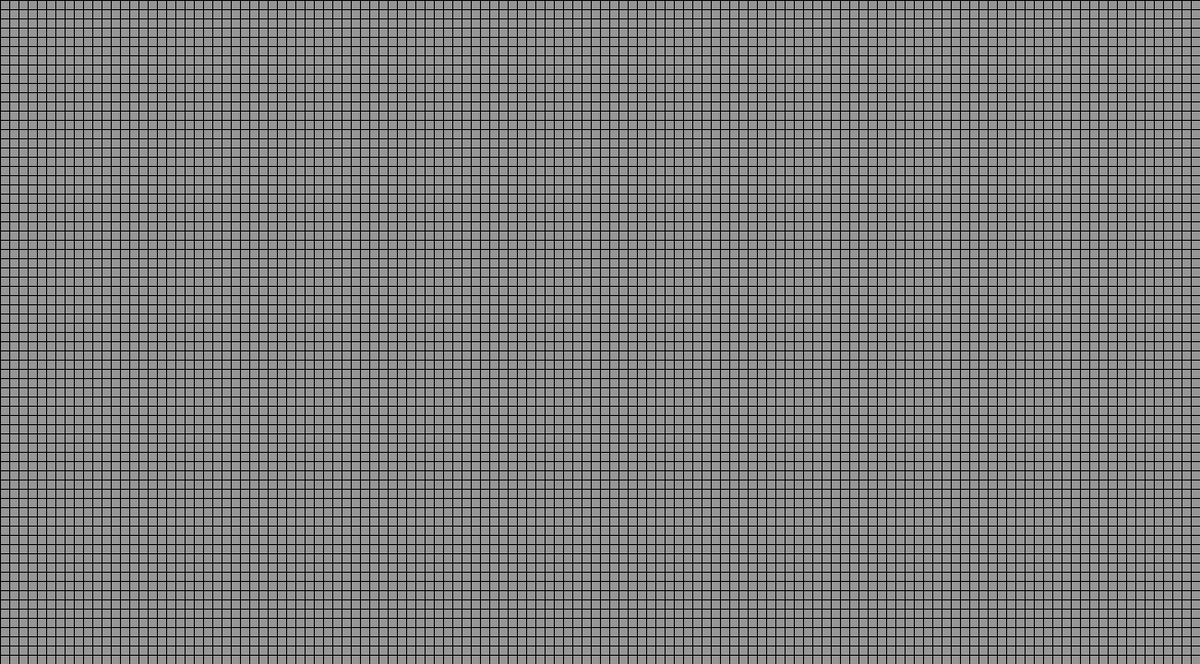
Frame 1 (no input)
Frame 60 (the mouse pressed at the canvas centre just before this capture): identical to frame 1, image omitted
Frame 120 (the mouse held since frame 60 and released just before this capture): identical to frame 1, image omitted

The Processing sketch that drew this single still picture (run headless with seeded random() and noise(); from frame 60 on, the mouse is pressed at the canvas centre):

// Processing sketch: GameOfLife
// ── GameOfLife.pde
int gridScale, grdWidth, grdHeight;
Grid griddle;
float scale = 1;
float xPan = 0 /* width/2 */;
float yPan = 0 /* height/2 */;
float truMouseX;
float truMouseY;

void setup () {
  size(1300, 720);
  gridScale = 10;
  grdWidth = 3000;
  grdHeight = 3000;
  griddle = new Grid(0, 0, grdWidth/gridScale, grdHeight/gridScale);
  stroke(0);
  float xPan = width/2;
  float yPan = height/2;
  frameRate(60);
}

void draw () {
  translate(-width/2, -height/2);
  truMouseX = (mouseX + xPan)/scale;
  truMouseY = (mouseY + yPan)/scale;
  background(150);
  pushMatrix();
  translate(-xPan, -yPan);
  translate(width/2, height/2);
  scale(scale);
  griddle.update();
  if(mousePressed && mouseButton == RIGHT){
   griddle.iterate(); 
  }
  griddle.display();
  popMatrix();
}

void keyPressed() {
  if(key == 'w'){
    yPan -= 5;
  }
  if(key == 's'){
    yPan += 5;
  }
  if(key == 'a'){
    xPan -= 5;
  }
  if(key == 'd'){
    xPan += 5;
  }
}

void mouseDragged ()  {
  /*
  xPan += (pmouseX - mouseX);
  yPan += (pmouseY - mouseY);
  */
}

void mouseWheel (MouseEvent event) {
  float scaleAmt = 1 + (.05 * event.getCount());
  
  scale *= scaleAmt;
}

// ── Cell.pde
class Cell {
  boolean filled;
  PVector gridPos;
  int borders;
  
  Cell(int x_, int y_, boolean f_){
    gridPos = new PVector(x_, y_);
    filled = f_;
  }
  
  void display(){
    if (filled){
      fill(0);
      rect(gridPos.x * gridScale, gridPos.y * gridScale, gridScale, gridScale);
      /*
      fill(255);
      textSize(10);
      text(borders, gridPos.x * gridScale + gridScale/2, gridPos.y * gridScale + gridScale/2);
      */
      
    } else {
      /*
      fill(0);
      textSize(10);
      text(borders, gridPos.x * gridScale + gridScale/2, gridPos.y * gridScale + gridScale/2);
      */
      
    }
  }
  
  PVector getMouseGridspace() {
    int x, y;
    x = int(truMouseX/gridScale);
    y = int(truMouseY/gridScale);
    return new PVector(x, y);
  }
  
  void fillUp(){
     filled = true;
   }
   
   
   boolean exists(int x, int y, Cell[][] cells) {
    boolean ifx, ify;
    ifx = true;
    ify = true;
    
    if(x < 0){
      if(x + gridPos.x < 0){
        ifx = false;
      }
    }
    if(x > 0){
      
      if(x + gridPos.x > cells[0].length - 1){
        ifx = false;
      }
    }
    
    if(y < 0){
      if(y + gridPos.y < 0){
        ify = false;
      }
    }
    if(y > 0){
      if(y + gridPos.y > cells.length - 1){
        ify = false;
      }
    }
    
    return ifx && ify;
  }
  
  
   
   void update(Cell[][] cells){
    PVector maus = getMouseGridspace();
     if (int(maus.x) == gridPos.x && int(maus.y) == gridPos.y && mousePressed && mouseButton == LEFT){
       filled = true;
     }
     borders = 0;
     if(exists(-1, 0, cells)){
       if (cells[int(gridPos.y)][int(gridPos.x - 1)].filled){
         borders++;
       }
     }
     
     if(exists(1, 0, cells)){
       if (cells[int(gridPos.y)][int(gridPos.x + 1)].filled){
         borders++;
       }
     }
     
     if(exists(0, -1, cells)){
       if (cells[int(gridPos.y - 1)][int(gridPos.x)].filled){
         borders++;
       }
     }
     
     if(exists(0, 1, cells)){
       if (cells[int(gridPos.y + 1)][int(gridPos.x)].filled){
         borders++;
       }
     }
     
     if(exists(-1, -1, cells)){
       if (cells[int(gridPos.y - 1)][int(gridPos.x - 1)].filled){
         borders++;
       }
     }
     
     if(exists(-1, 1, cells)){
       if (cells[int(gridPos.y + 1)][int(gridPos.x - 1)].filled){
         borders++;
       }
     }
     
     if(exists(1, -1, cells)){
       if (cells[int(gridPos.y - 1)][int(gridPos.x + 1)].filled){
         borders++;
       }
     }
     
     if(exists(1, 1, cells)){
       if (cells[int(gridPos.y + 1)][int(gridPos.x + 1)].filled){
         borders++;
       }
     }
   }


  void iterate(){
    if(filled){
      if(borders < 2){
       filled = false; 
      } else if(borders > 3){
       filled = false; 
      }
    } else if(borders == 3){
     fillUp(); 
    }
  }
}

// ── Grid.pde
class Grid {
  Cell[][] Cells;
  int gridWidth, gridHeight;
  float xPos, yPos;
  
  Grid(float x_, float y_, int gw_, int gh_){
    Cells = new Cell[gh_][gw_];
    gridWidth = gw_;
    gridHeight = gh_;
    xPos = x_;
    yPos = y_;
    for(int i = 0; i < gridHeight; i++){
      Cell[] tempCells = new Cell[gridWidth];
      for(int j = 0; j < gridWidth; j++){
        tempCells[j] = new Cell(j, i, false);
      }
      Cells[i] = tempCells;
    }
    
  }
  
  void display(){
    
    for(int i = 0; i < gridHeight; i++){
      for(int j = 0; j < gridWidth; j++){   
          Cells[i][j].display();
      }
    }
    
    //stroke(0);
    
    for(int i = 0; i < gridWidth; i++){
      line(xPos + gridScale * i, yPos, xPos + gridScale * i, yPos + gridHeight * gridScale);
    }
    
    for(int i = 0; i < gridHeight; i++){
      line(xPos, yPos + gridScale * i, xPos + gridWidth * gridScale, yPos + gridScale * i);
    }
  }
  
  void update() {
    for(int i = 0; i < gridHeight; i++){
      for(int j = 0; j < gridWidth; j++){   
          Cells[i][j].update(Cells);
      }
    }
  }
  
  void iterate(){
    for(int i = 0; i < gridHeight; i++){
      for(int j = 0; j < gridWidth; j++){   
          Cells[i][j].iterate();
      }
    }
  }
}
